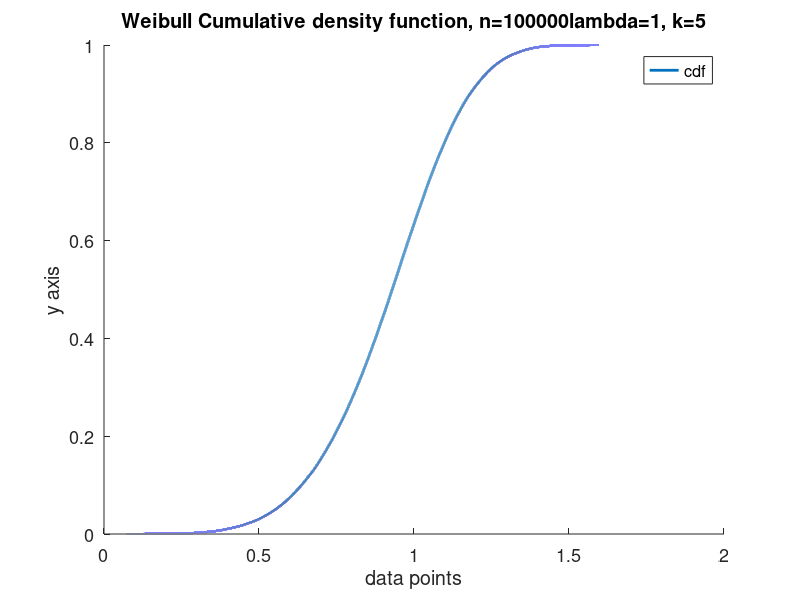
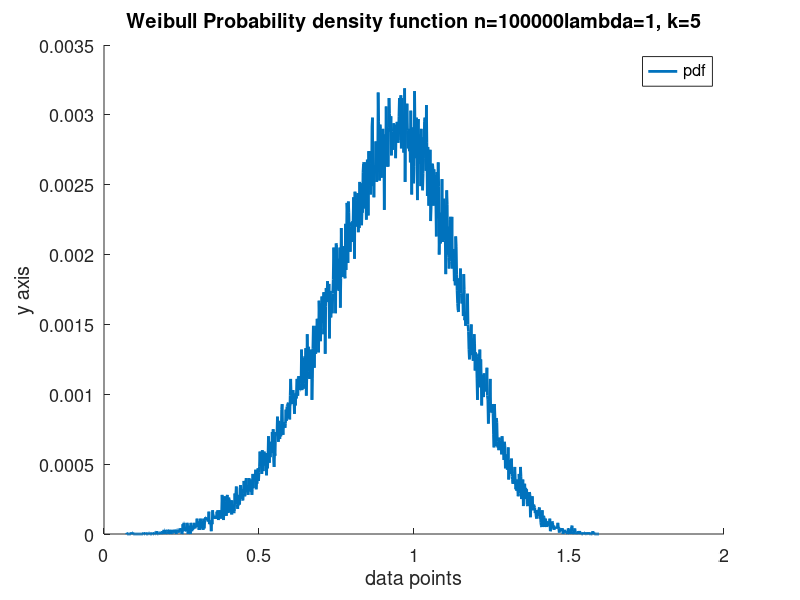

The MATLAB script that drew these images, in order:
close all;
clear;
%% 
n=100000;
lambda=1;
us=zeros(n,1);
for i=1:n
    us(i)=rand();
end
k=5;
%us=(log(1-us))./(-lambda);
eps=0.0001;
us(us==0)=eps;
p=log(1-us);
us=sign(p).*(abs(p.^(1/k)));
us=us*(-lambda);
%us=((log(1-us)).^(1/k));


rangemin=min(us);
rangemax=max(us);

dt=(rangemax-rangemin)/n;
my_cdf=zeros(n,1);
t=rangemin;
ts=zeros(n,1);
ts(1)=t;
sampling=100;

ct=1;

for i=2:n
    ts(i)=t;
    t=t+dt;
    my_cdf(i)=sum(us<t)/n;
    if(mod(i,sampling)==0 )
        n1=sum(us<ts(i));
        n2=sum(us<ts(i-sampling+1));
        my_pdf(ct)=(n1-n2)/n;
        samples(ct,1)=t;
        ct=ct+1;
   %     pause
    end
end

a=figure;
set(gca,'fontsize',13)
hold on
plot(ts,my_cdf,'lineWidth',2);
legend('cdf')
mytitle=strcat('Weibull Cumulative density function, n=',int2str(n),'lambda=1, k=',num2str(k));
xlabel('data points');
ylabel('y axis');
title(mytitle);
saveas(a,'pr2aa3.jpeg')



a=figure;
set(gca,'fontsize',13)
hold on
plot(samples,my_pdf,'lineWidth',2);
legend('pdf')
mytitle=strcat('Weibull Probability density function n=',int2str(n),'lambda=1, k=',num2str(k));
xlabel('data points');
ylabel('y axis');
title(mytitle);
saveas(a,'pr2aa3.jpeg')
